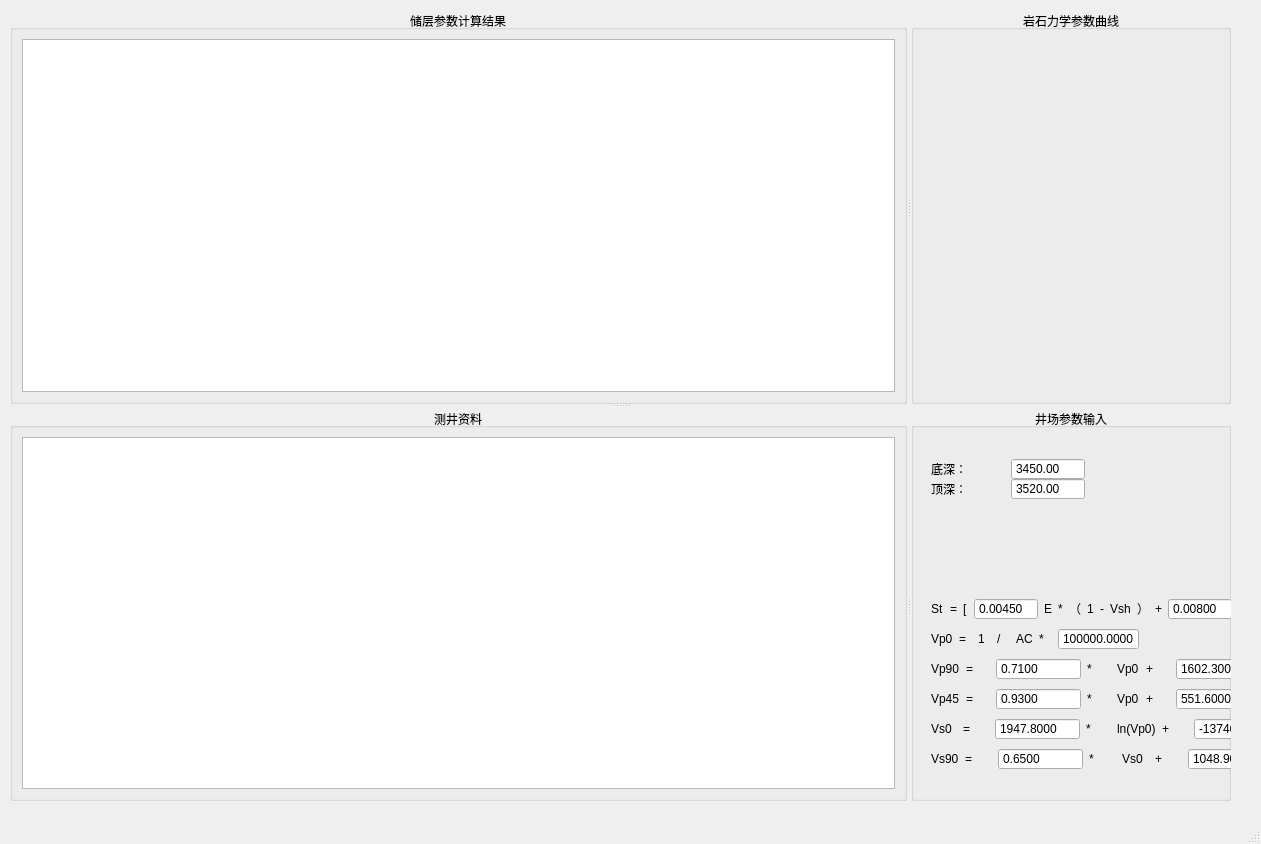
<?xml version="1.0" encoding="UTF-8"?>
<ui version="4.0">
 <class>MainWindow</class>
 <widget class="QMainWindow" name="MainWindow">
  <property name="geometry">
   <rect>
    <x>0</x>
    <y>0</y>
    <width>1261</width>
    <height>844</height>
   </rect>
  </property>
  <property name="windowTitle">
   <string>页岩油储层可压性评价软件</string>
  </property>
  <widget class="QWidget" name="centralwidget">
   <widget class="QSplitter" name="splitter_3">
    <property name="geometry">
     <rect>
      <x>10</x>
      <y>10</y>
      <width>1221</width>
      <height>791</height>
     </rect>
    </property>
    <property name="orientation">
     <enum>Qt::Vertical</enum>
    </property>
    <widget class="QSplitter" name="splitter">
     <property name="orientation">
      <enum>Qt::Horizontal</enum>
     </property>
     <widget class="QGroupBox" name="groupBox">
      <property name="title">
       <string>储层参数计算结果</string>
      </property>
      <property name="alignment">
       <set>Qt::AlignCenter</set>
      </property>
      <layout class="QHBoxLayout" name="horizontalLayout_18">
       <item>
        <widget class="QTableView" name="tableView_2"/>
       </item>
      </layout>
     </widget>
     <widget class="QGroupBox" name="groupBox_2">
      <property name="title">
       <string>岩石力学参数曲线</string>
      </property>
      <property name="alignment">
       <set>Qt::AlignCenter</set>
      </property>
     </widget>
    </widget>
    <widget class="QSplitter" name="splitter_2">
     <property name="orientation">
      <enum>Qt::Horizontal</enum>
     </property>
     <widget class="QGroupBox" name="groupBox_4">
      <property name="cursor">
       <cursorShape>ArrowCursor</cursorShape>
      </property>
      <property name="title">
       <string>测井资料</string>
      </property>
      <property name="alignment">
       <set>Qt::AlignCenter</set>
      </property>
      <layout class="QHBoxLayout" name="horizontalLayout_17">
       <item>
        <widget class="QTableView" name="tableView"/>
       </item>
      </layout>
     </widget>
     <widget class="QGroupBox" name="groupBox_3">
      <property name="title">
       <string>井场参数输入</string>
      </property>
      <property name="alignment">
       <set>Qt::AlignCenter</set>
      </property>
      <widget class="QWidget" name="layoutWidget">
       <property name="geometry">
        <rect>
         <x>20</x>
         <y>280</y>
         <width>330</width>
         <height>22</height>
        </rect>
       </property>
       <layout class="QHBoxLayout" name="horizontalLayout_7">
        <item>
         <widget class="QLabel" name="label_14">
          <property name="text">
           <string>Vp45</string>
          </property>
         </widget>
        </item>
        <item>
         <widget class="QLabel" name="label_18">
          <property name="text">
           <string>=</string>
          </property>
         </widget>
        </item>
        <item>
         <widget class="QDoubleSpinBox" name="doubleSpinBox_10">
          <property name="buttonSymbols">
           <enum>QAbstractSpinBox::NoButtons</enum>
          </property>
          <property name="decimals">
           <number>4</number>
          </property>
          <property name="minimum">
           <double>-999999999999.000000000000000</double>
          </property>
          <property name="maximum">
           <double>99999999999999.000000000000000</double>
          </property>
          <property name="singleStep">
           <double>0.010000000000000</double>
          </property>
          <property name="value">
           <double>0.930000000000000</double>
          </property>
         </widget>
        </item>
        <item>
         <widget class="QLabel" name="label_19">
          <property name="text">
           <string>*</string>
          </property>
         </widget>
        </item>
        <item>
         <widget class="QLabel" name="label_20">
          <property name="text">
           <string>Vp0</string>
          </property>
         </widget>
        </item>
        <item>
         <widget class="QLabel" name="label_21">
          <property name="text">
           <string>+</string>
          </property>
         </widget>
        </item>
        <item>
         <widget class="QDoubleSpinBox" name="doubleSpinBox_11">
          <property name="buttonSymbols">
           <enum>QAbstractSpinBox::NoButtons</enum>
          </property>
          <property name="decimals">
           <number>4</number>
          </property>
          <property name="minimum">
           <double>-999999999999.000000000000000</double>
          </property>
          <property name="maximum">
           <double>99999999999999.000000000000000</double>
          </property>
          <property name="singleStep">
           <double>0.010000000000000</double>
          </property>
          <property name="value">
           <double>551.600000000000023</double>
          </property>
         </widget>
        </item>
       </layout>
      </widget>
      <widget class="QWidget" name="layoutWidget_2">
       <property name="geometry">
        <rect>
         <x>20</x>
         <y>310</y>
         <width>348</width>
         <height>22</height>
        </rect>
       </property>
       <layout class="QHBoxLayout" name="horizontalLayout_8">
        <item>
         <widget class="QLabel" name="label_22">
          <property name="text">
           <string>Vs0</string>
          </property>
         </widget>
        </item>
        <item>
         <widget class="QLabel" name="label_23">
          <property name="text">
           <string>=</string>
          </property>
         </widget>
        </item>
        <item>
         <widget class="QDoubleSpinBox" name="doubleSpinBox_12">
          <property name="buttonSymbols">
           <enum>QAbstractSpinBox::NoButtons</enum>
          </property>
          <property name="decimals">
           <number>4</number>
          </property>
          <property name="minimum">
           <double>-999999999999.000000000000000</double>
          </property>
          <property name="maximum">
           <double>99999999999999.000000000000000</double>
          </property>
          <property name="singleStep">
           <double>0.010000000000000</double>
          </property>
          <property name="value">
           <double>1947.799999999999955</double>
          </property>
         </widget>
        </item>
        <item>
         <widget class="QLabel" name="label_24">
          <property name="text">
           <string>*</string>
          </property>
         </widget>
        </item>
        <item>
         <widget class="QLabel" name="label_25">
          <property name="text">
           <string>ln(Vp0)</string>
          </property>
         </widget>
        </item>
        <item>
         <widget class="QLabel" name="label_26">
          <property name="text">
           <string>+</string>
          </property>
         </widget>
        </item>
        <item>
         <widget class="QDoubleSpinBox" name="doubleSpinBox_13">
          <property name="buttonSymbols">
           <enum>QAbstractSpinBox::NoButtons</enum>
          </property>
          <property name="decimals">
           <number>4</number>
          </property>
          <property name="minimum">
           <double>-99999999999.000000000000000</double>
          </property>
          <property name="maximum">
           <double>99999999999999.000000000000000</double>
          </property>
          <property name="singleStep">
           <double>0.010000000000000</double>
          </property>
          <property name="value">
           <double>-13746.000000000000000</double>
          </property>
         </widget>
        </item>
       </layout>
      </widget>
      <widget class="QWidget" name="layoutWidget_9">
       <property name="geometry">
        <rect>
         <x>20</x>
         <y>340</y>
         <width>342</width>
         <height>22</height>
        </rect>
       </property>
       <layout class="QHBoxLayout" name="horizontalLayout_15">
        <item>
         <widget class="QLabel" name="label_50">
          <property name="text">
           <string>Vs90</string>
          </property>
         </widget>
        </item>
        <item>
         <widget class="QLabel" name="label_51">
          <property name="text">
           <string>=</string>
          </property>
         </widget>
        </item>
        <item>
         <widget class="QDoubleSpinBox" name="doubleSpinBox_22">
          <property name="buttonSymbols">
           <enum>QAbstractSpinBox::NoButtons</enum>
          </property>
          <property name="decimals">
           <number>4</number>
          </property>
          <property name="minimum">
           <double>-999999999999.000000000000000</double>
          </property>
          <property name="maximum">
           <double>99999999999999.000000000000000</double>
          </property>
          <property name="singleStep">
           <double>0.010000000000000</double>
          </property>
          <property name="value">
           <double>0.650000000000000</double>
          </property>
         </widget>
        </item>
        <item>
         <widget class="QLabel" name="label_52">
          <property name="text">
           <string>*</string>
          </property>
         </widget>
        </item>
        <item>
         <widget class="QLabel" name="label_53">
          <property name="text">
           <string>Vs0</string>
          </property>
         </widget>
        </item>
        <item>
         <widget class="QLabel" name="label_54">
          <property name="text">
           <string>+</string>
          </property>
         </widget>
        </item>
        <item>
         <widget class="QDoubleSpinBox" name="doubleSpinBox_23">
          <property name="buttonSymbols">
           <enum>QAbstractSpinBox::NoButtons</enum>
          </property>
          <property name="decimals">
           <number>4</number>
          </property>
          <property name="minimum">
           <double>-99999999999.000000000000000</double>
          </property>
          <property name="maximum">
           <double>99999999999999.000000000000000</double>
          </property>
          <property name="singleStep">
           <double>0.010000000000000</double>
          </property>
          <property name="value">
           <double>1048.900000000000091</double>
          </property>
         </widget>
        </item>
       </layout>
      </widget>
      <widget class="QWidget" name="layoutWidget_10">
       <property name="geometry">
        <rect>
         <x>20</x>
         <y>190</y>
         <width>431</width>
         <height>22</height>
        </rect>
       </property>
       <layout class="QHBoxLayout" name="horizontalLayout_16">
        <item>
         <widget class="QLabel" name="label_55">
          <property name="text">
           <string>St</string>
          </property>
         </widget>
        </item>
        <item>
         <widget class="QLabel" name="label_56">
          <property name="text">
           <string>=</string>
          </property>
         </widget>
        </item>
        <item>
         <widget class="QLabel" name="label_64">
          <property name="text">
           <string>[</string>
          </property>
         </widget>
        </item>
        <item>
         <widget class="QDoubleSpinBox" name="doubleSpinBox_24">
          <property name="buttonSymbols">
           <enum>QAbstractSpinBox::NoButtons</enum>
          </property>
          <property name="decimals">
           <number>5</number>
          </property>
          <property name="minimum">
           <double>-9999999.000000000000000</double>
          </property>
          <property name="maximum">
           <double>99999999999999.000000000000000</double>
          </property>
          <property name="singleStep">
           <double>0.010000000000000</double>
          </property>
          <property name="value">
           <double>0.004500000000000</double>
          </property>
         </widget>
        </item>
        <item>
         <widget class="QLabel" name="label_57">
          <property name="text">
           <string>E</string>
          </property>
         </widget>
        </item>
        <item>
         <widget class="QLabel" name="label_58">
          <property name="text">
           <string>*</string>
          </property>
         </widget>
        </item>
        <item>
         <widget class="QLabel" name="label_59">
          <property name="text">
           <string>（</string>
          </property>
         </widget>
        </item>
        <item>
         <widget class="QLabel" name="label_60">
          <property name="text">
           <string>1</string>
          </property>
         </widget>
        </item>
        <item>
         <widget class="QLabel" name="label_61">
          <property name="text">
           <string>-</string>
          </property>
         </widget>
        </item>
        <item>
         <widget class="QLabel" name="label_62">
          <property name="text">
           <string>Vsh</string>
          </property>
         </widget>
        </item>
        <item>
         <widget class="QLabel" name="label_63">
          <property name="text">
           <string>）</string>
          </property>
         </widget>
        </item>
        <item>
         <widget class="QLabel" name="label_65">
          <property name="text">
           <string>+</string>
          </property>
         </widget>
        </item>
        <item>
         <widget class="QDoubleSpinBox" name="doubleSpinBox_25">
          <property name="buttonSymbols">
           <enum>QAbstractSpinBox::NoButtons</enum>
          </property>
          <property name="decimals">
           <number>5</number>
          </property>
          <property name="minimum">
           <double>-9999999999.000000000000000</double>
          </property>
          <property name="maximum">
           <double>99999999999999.000000000000000</double>
          </property>
          <property name="singleStep">
           <double>0.010000000000000</double>
          </property>
          <property name="value">
           <double>0.008000000000000</double>
          </property>
         </widget>
        </item>
        <item>
         <widget class="QLabel" name="label_66">
          <property name="text">
           <string>E</string>
          </property>
         </widget>
        </item>
        <item>
         <widget class="QLabel" name="label_67">
          <property name="text">
           <string>Vsh</string>
          </property>
         </widget>
        </item>
        <item>
         <widget class="QLabel" name="label_68">
          <property name="text">
           <string>]</string>
          </property>
         </widget>
        </item>
        <item>
         <widget class="QLabel" name="label_69">
          <property name="text">
           <string>/</string>
          </property>
         </widget>
        </item>
        <item>
         <widget class="QDoubleSpinBox" name="doubleSpinBox_26">
          <property name="buttonSymbols">
           <enum>QAbstractSpinBox::NoButtons</enum>
          </property>
          <property name="decimals">
           <number>5</number>
          </property>
          <property name="minimum">
           <double>-9999999999.000000000000000</double>
          </property>
          <property name="maximum">
           <double>99999999999999.000000000000000</double>
          </property>
          <property name="singleStep">
           <double>0.010000000000000</double>
          </property>
          <property name="value">
           <double>12.000000000000000</double>
          </property>
         </widget>
        </item>
       </layout>
      </widget>
      <widget class="QWidget" name="">
       <property name="geometry">
        <rect>
         <x>20</x>
         <y>220</y>
         <width>208</width>
         <height>22</height>
        </rect>
       </property>
       <layout class="QHBoxLayout" name="horizontalLayout_3">
        <item>
         <widget class="QLabel" name="label_3">
          <property name="text">
           <string>Vp0</string>
          </property>
         </widget>
        </item>
        <item>
         <widget class="QLabel" name="label_7">
          <property name="text">
           <string>=</string>
          </property>
         </widget>
        </item>
        <item>
         <widget class="QLabel" name="label_8">
          <property name="text">
           <string>1</string>
          </property>
         </widget>
        </item>
        <item>
         <widget class="QLabel" name="label_9">
          <property name="text">
           <string>/</string>
          </property>
         </widget>
        </item>
        <item>
         <widget class="QLabel" name="label_13">
          <property name="text">
           <string>AC</string>
          </property>
         </widget>
        </item>
        <item>
         <widget class="QLabel" name="label_10">
          <property name="text">
           <string>*</string>
          </property>
         </widget>
        </item>
        <item>
         <widget class="QDoubleSpinBox" name="doubleSpinBox_7">
          <property name="buttonSymbols">
           <enum>QAbstractSpinBox::NoButtons</enum>
          </property>
          <property name="decimals">
           <number>4</number>
          </property>
          <property name="maximum">
           <double>99999999999999.000000000000000</double>
          </property>
          <property name="singleStep">
           <double>0.010000000000000</double>
          </property>
          <property name="value">
           <double>304800.000000000000000</double>
          </property>
         </widget>
        </item>
       </layout>
      </widget>
      <widget class="QWidget" name="">
       <property name="geometry">
        <rect>
         <x>20</x>
         <y>50</y>
         <width>154</width>
         <height>22</height>
        </rect>
       </property>
       <layout class="QHBoxLayout" name="horizontalLayout_4">
        <item>
         <widget class="QLabel" name="label_2">
          <property name="text">
           <string>底深：</string>
          </property>
         </widget>
        </item>
        <item>
         <widget class="QDoubleSpinBox" name="db_bottom">
          <property name="buttonSymbols">
           <enum>QAbstractSpinBox::NoButtons</enum>
          </property>
          <property name="maximum">
           <double>99999999999999.000000000000000</double>
          </property>
          <property name="singleStep">
           <double>0.010000000000000</double>
          </property>
          <property name="value">
           <double>3450.000000000000000</double>
          </property>
         </widget>
        </item>
       </layout>
      </widget>
      <widget class="QWidget" name="">
       <property name="geometry">
        <rect>
         <x>20</x>
         <y>70</y>
         <width>154</width>
         <height>22</height>
        </rect>
       </property>
       <layout class="QHBoxLayout" name="horizontalLayout_5">
        <item>
         <widget class="QLabel" name="label">
          <property name="text">
           <string>顶深：</string>
          </property>
         </widget>
        </item>
        <item>
         <widget class="QDoubleSpinBox" name="db_top">
          <property name="buttonSymbols">
           <enum>QAbstractSpinBox::NoButtons</enum>
          </property>
          <property name="maximum">
           <double>99999999999999.000000000000000</double>
          </property>
          <property name="singleStep">
           <double>0.010000000000000</double>
          </property>
          <property name="value">
           <double>3520.000000000000000</double>
          </property>
         </widget>
        </item>
       </layout>
      </widget>
      <widget class="QWidget" name="">
       <property name="geometry">
        <rect>
         <x>20</x>
         <y>250</y>
         <width>330</width>
         <height>22</height>
        </rect>
       </property>
       <layout class="QHBoxLayout" name="horizontalLayout_6">
        <item>
         <widget class="QLabel" name="label_11">
          <property name="text">
           <string>Vp90</string>
          </property>
         </widget>
        </item>
        <item>
         <widget class="QLabel" name="label_12">
          <property name="text">
           <string>=</string>
          </property>
         </widget>
        </item>
        <item>
         <widget class="QDoubleSpinBox" name="doubleSpinBox_8">
          <property name="buttonSymbols">
           <enum>QAbstractSpinBox::NoButtons</enum>
          </property>
          <property name="decimals">
           <number>4</number>
          </property>
          <property name="minimum">
           <double>-999999999999.000000000000000</double>
          </property>
          <property name="maximum">
           <double>99999999999999.000000000000000</double>
          </property>
          <property name="singleStep">
           <double>0.010000000000000</double>
          </property>
          <property name="value">
           <double>0.710000000000000</double>
          </property>
         </widget>
        </item>
        <item>
         <widget class="QLabel" name="label_15">
          <property name="text">
           <string>*</string>
          </property>
         </widget>
        </item>
        <item>
         <widget class="QLabel" name="label_16">
          <property name="text">
           <string>Vp0</string>
          </property>
         </widget>
        </item>
        <item>
         <widget class="QLabel" name="label_17">
          <property name="text">
           <string>+</string>
          </property>
         </widget>
        </item>
        <item>
         <widget class="QDoubleSpinBox" name="doubleSpinBox_9">
          <property name="buttonSymbols">
           <enum>QAbstractSpinBox::NoButtons</enum>
          </property>
          <property name="decimals">
           <number>4</number>
          </property>
          <property name="minimum">
           <double>-999999999999.000000000000000</double>
          </property>
          <property name="maximum">
           <double>99999999999999.000000000000000</double>
          </property>
          <property name="singleStep">
           <double>0.010000000000000</double>
          </property>
          <property name="value">
           <double>1602.299999999999955</double>
          </property>
         </widget>
        </item>
       </layout>
      </widget>
      <widget class="QWidget" name="">
       <property name="geometry">
        <rect>
         <x>480</x>
         <y>230</y>
         <width>124</width>
         <height>141</height>
        </rect>
       </property>
       <layout class="QVBoxLayout" name="verticalLayout_2">
        <item>
         <widget class="QPushButton" name="pb_load">
          <property name="text">
           <string>导入测井资料</string>
          </property>
         </widget>
        </item>
        <item>
         <widget class="QPushButton" name="pb_cal">
          <property name="text">
           <string>计算岩石力学参数</string>
          </property>
         </widget>
        </item>
        <item>
         <widget class="QPushButton" name="pb_paint">
          <property name="text">
           <string>绘制力学参数曲线</string>
          </property>
         </widget>
        </item>
        <item>
         <widget class="QPushButton" name="pb_toexcel">
          <property name="text">
           <string>导出数据到excel文件</string>
          </property>
         </widget>
        </item>
        <item>
         <widget class="QPushButton" name="pb_topic">
          <property name="text">
           <string>导出图片</string>
          </property>
         </widget>
        </item>
       </layout>
      </widget>
     </widget>
    </widget>
   </widget>
  </widget>
  <widget class="QMenuBar" name="menubar">
   <property name="geometry">
    <rect>
     <x>0</x>
     <y>0</y>
     <width>1261</width>
     <height>23</height>
    </rect>
   </property>
  </widget>
  <widget class="QStatusBar" name="statusbar"/>
 </widget>
 <resources/>
 <connections/>
</ui>
